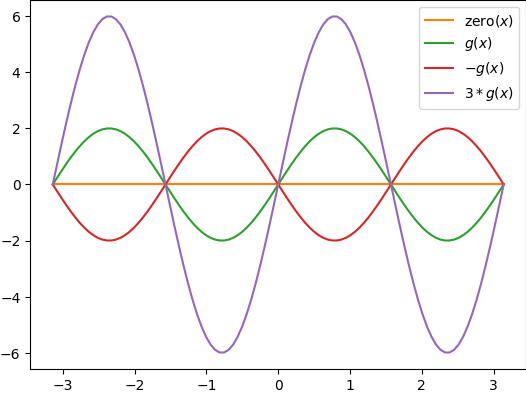

Source code (Python):
from numpy import pi, sin, cos, linspace
import matplotlib.pyplot as plt

zero = lambda x: 0*x
f = lambda x: x**2 - 1
g = lambda x: 2*sin(2*x)
x = linspace(-pi, pi, 101)
plt.plot(x, zero(x))
plt.plot(x, zero(x), label='zero$(x)$')
plt.plot(x, g(x), label='$g(x)$')
plt.plot(x, -g(x), label='$-g(x)$')
plt.plot(x, 3*g(x), label='$3*g(x)$')
plt.legend()
#plt.savefig('fig2-4-right.pdf', bbox_inches='tight', pad_inches=0)
#plt.savefig('fig2-4-right.png', bbox_inches='tight', pad_inches=0)
plt.show()
